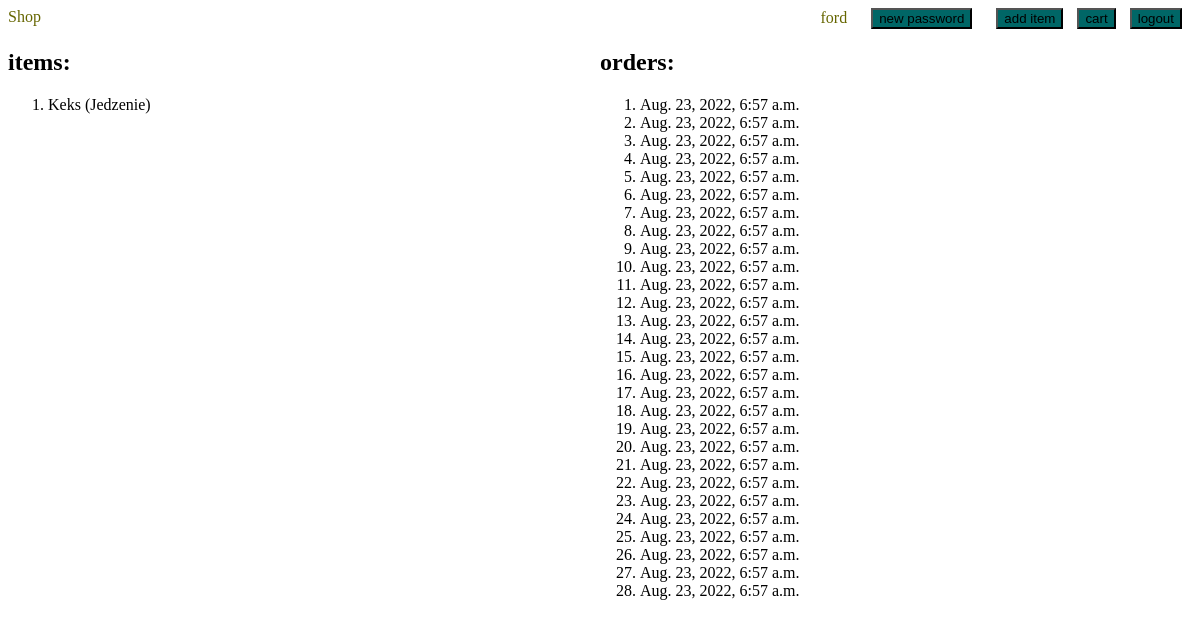
The page /sklapp/profile/ (signed in) on the database as committed earlier.
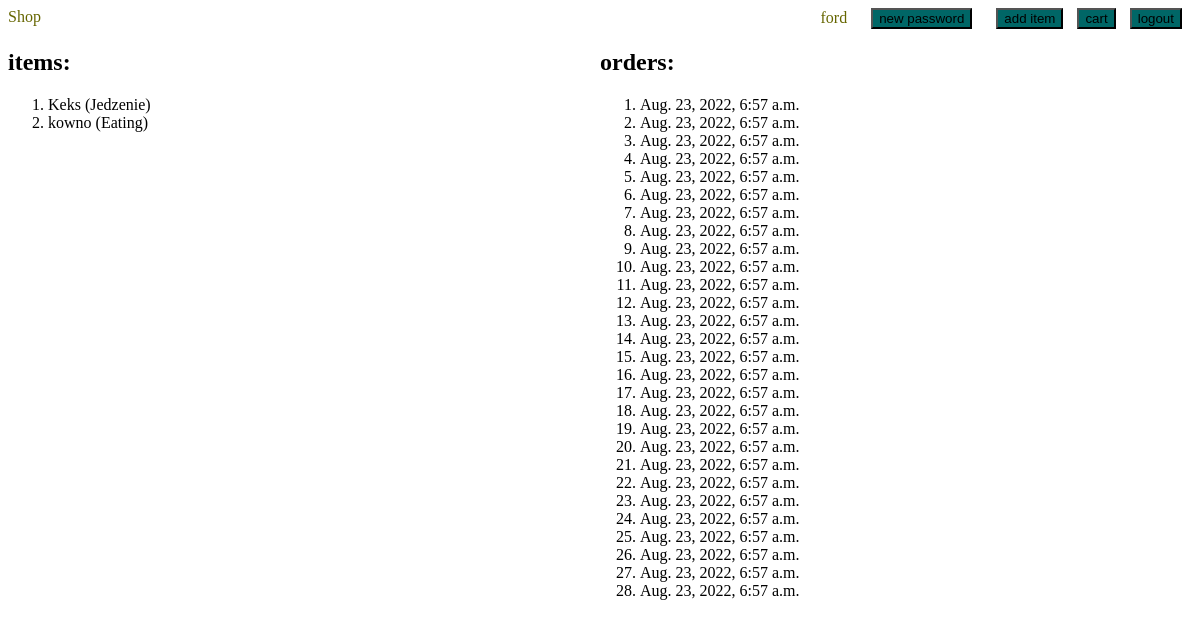
The same page on the database as committed later.
### items/models.py (models this page shows, shortened)
class Item(models.Model):
    category = models.ForeignKey(Category, on_delete=models.CASCADE)
    owner = models.CharField(max_length=200)
    item_name = models.CharField(max_length=200)
    price = models.FloatField()
    count = models.IntegerField()

class Category(models.Model):
    category_name = models.CharField(max_length=200)
    last_usage = models.DateTimeField('date_published')
    def __str__(self):
        return self.category_name

class Order(models.Model):
    user = models.ForeignKey(User, on_delete=models.CASCADE)
    items = JSONField()
    purchase_date = models.DateTimeField('purchase date')

### items/views.py (the view)
# urls.py: path('profile/', views.profile.as_view(), name='profile'),
class profile(TemplateView):
    template_name = 'items/profile.html'
    def get(self, r, **kwargs):
        template_name = 'items/profile.html'
        user = self.request.session["usname"]
        if user:
            context = get_cart_context(user)
            return render(r, template_name, context)
        else:
            return HttpResponseRedirect('/sklapp/login/')

### items/views.py (called while the page is built)
def get_cart_context(username):
    user = User.objects.get(username=username)
    orders = Order.objects.filter(user=user)
    items = Item.objects.filter(owner=user)
    citems = Cart.objects.filter(user=user)
    if not len(orders):
        orders = ""
    if not len(items):
        items = ""
    cart_items = []
    for cart_item in citems:
        cat = Category.objects.get(pk=cart_item.categoryid)
        item = cat.item_set.get(pk=cart_item.itemid)
        cart_items.append(item)
    context = {
            'usname': user.username,
            'orders': orders,
            'items': items,
            'cart_items': Counter(cart_items).items()
    }
    return context

### items/templates/items/profile.html (shortened to what this page needs)
<head>
</head>
<body>
    {% include 'items/profile_bar.html' %}
    <div style="float:left; width:50%">
	<h2>items:</h2>
	<ol>
	    {% for item in items %}
	    <li>{{item.item_name}} ({{item.category}})</li>
	    {% endfor %}
	</ol>
    </div>
    <div style="float:left; width:50%">
	<h2>orders:</h2>
	<ol>
	    {% for order in orders %}
	    <li>{{ order.purchase_date }}</li>
	    {% endfor %}
	</ol>
    </div>
</body>

### items/templates/items/profile_bar.html (shortened to what this page needs)
<header>
    <a style="float:left" href="/sklapp/">Shop</a>
    <div class="right">
	<a href="/sklapp/profile/">{{usname}} </a>
        <a href="/sklapp/change_password/">
	<input type="button" value="new password">
        </a>
    <a href="/sklapp/add_item/">
	<input type="button" value="add item">
    </a>
    <input type="button" value="cart" id="cart" onclick="f()"/>
    <a href="/sklapp/logout/">
	<input type="button" value="logout">
    </a>
	</div>
</header>

### items/templates/items/profile.html (style rules this page uses)
header { text-align:center; }

### items/templates/items/profile_bar.html (style rules this page uses)
input { background: #066; }
a { text-decoration: none;color:#660; }
.right > a { margin:10px; }
.right { text-align:right; }

Rows that differ between the two databases and show on the page:
added Item: item_name "kowno", category "Eating"
